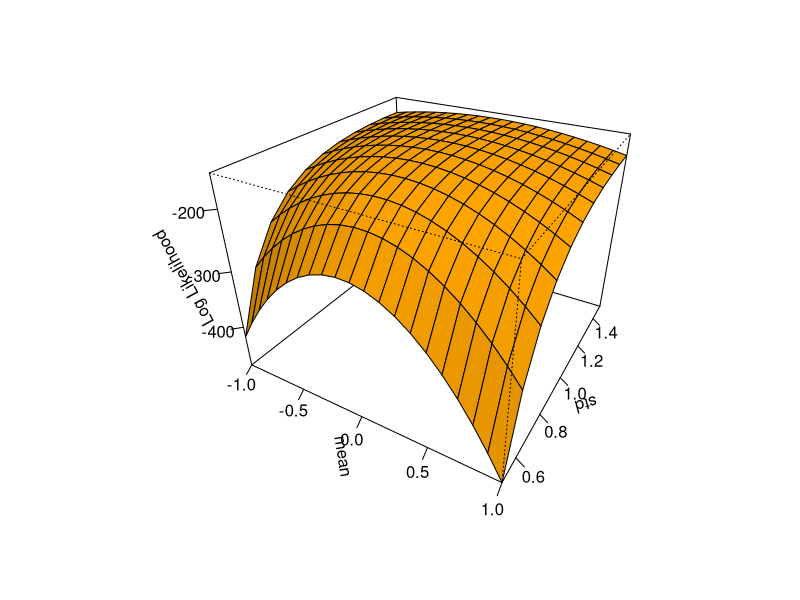

Reproduce this figure in R.
set.seed(500)
library(ggplot2)
normal_LL <- function(mean,std) {
	# LL: Log of likelihood of a normal distribution,
    # x - set of observations. Should be initialized before MLE
  LL <- 0
  for (xi in x){
    LL <- LL-0.5*log(2*pi)-log(std)-0.5*((xi-mean)/std)^2
  }
  LL
}
mean <- seq(-1, 1, by = 0.1)
std  <- seq(0.5, 1.5, by = 0.1)
x <- rnorm(100,0,1)
z <- outer(mean, std, normal_LL)  ## evaluation on grid; obtain a matrix `z`
persp(mean, std, z, xlim=range(mean), ylim=range(std), zlim= range(z),
	  xlab="mean", ylab="std", zlab="Log Likelihood",
	  ltheta=45, lphi=60, r=2, expand=0.75, theta=30, phi=30,
	  ticktype="detailed", col="orange", shade=0.75)

par<- which(z == max(z), arr.ind = TRUE)
EstPar <- c(mean[par[1]],std[par[2]])
Max_LL <- max(z)
sprintf("Max_LL=%7.2f belongs to Est.mean=%3.1f and Est.std=%3.1f", Max_LL, EstPar[1],EstPar[2])
sprintf("Open the below pdf and look at the generated plot")
